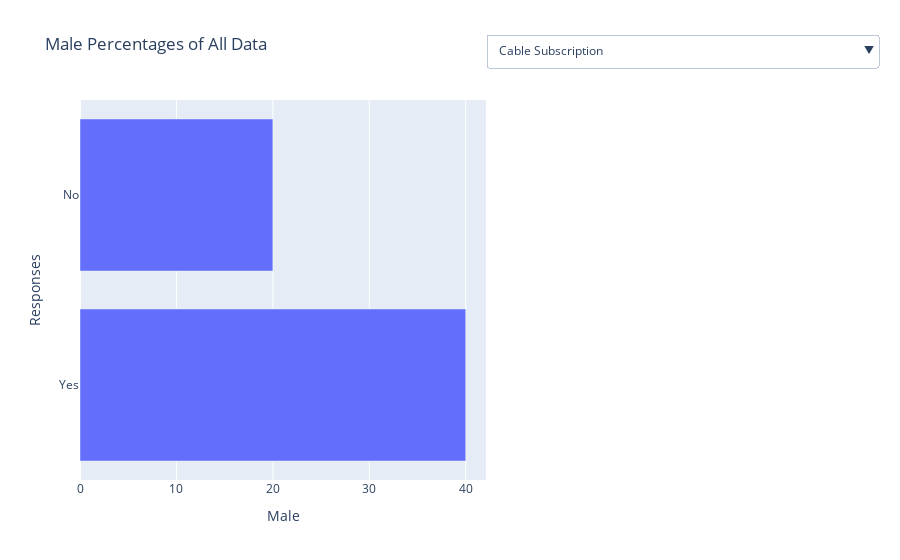

The cell this chart's notebook holds for it:
### Code cell
fig2 = px.bar(ygfreqtv_df, x = 'Male', y = 'Frequency', title = "Male Percentages of All Data")
button1 = {'method': 'update',
          'label': 'Frequency of Watching TV'    ,
          'args': [
              {'y': [ygfreqtv_df['Frequency']]   },
              { 'yaxis.title': 'Frequency'  },
              ]
          } 
button2 = {'method': 'update',
          'label': 'Cable Subscription'    ,
          'args': [
              {'y': [ygcabsub_df['Responses']]   },
              { 'yaxis.title': 'Responses'  },
              ]
          } 
button3 = {'method': 'update',
          'label': 'Uses Streaming'    ,
          'args': [
              {'y': [ygstreamuse_df['Responses']]   },
              { 'yaxis.title': 'Responses'  },
              ]
          } 
button4 = {'method': 'update',
          'label': 'TV Genres Enjoyed'    ,
          'args': [
              {'y': [ygtvgen_df['Preference']]   },
              { 'yaxis.title': 'Preference'  },
              ]
          } 
button5 = {'method': 'update',
          'label': 'Frequency of Watching TV with No Sound'    ,
          'args': [
              {'y': [ygtvnosound_df['Frequency']]   },
              { 'yaxis.title': 'Frequency'  },
              ]
          } 
button6 = {'method': 'update',
          'label': 'Watching TV with Subtitles in Native Language'    ,
          'args': [
              {'y': [ygtvsubnat_df['Preference']]   },
              { 'yaxis.title': 'Preference'  },
              ]
          }
button7 = {'method': 'update',
          'label': 'Reasons for Using Subtitles'    ,
          'args': [
              {'y': [ygsubreason_df['Responses']]   },
              { 'yaxis.title': 'Responses'  },
              ]
          }
button8 = {'method': 'update',
          'label': 'Frequency of Watching TV with Subtitles'    ,
          'args': [
              {'y': [ygtvfrqsub_df['Frequency']]   },
              { 'yaxis.title': 'Frequency'  },
              ]
          }
button9 = {'method': 'update',
          'label': 'Reasons for Not Using Subtitles'    ,
          'args': [
              {'y': [ygnosubreason_df['Responses']]   },
              { 'yaxis.title': 'Responses'  },
              ]
          }
button10 = {'method': 'update',
          'label': 'Frequency of Watching TV with Subtitles'    ,
          'args': [
              {'y': [ygsubdub_df['Preference']]   },
              { 'yaxis.title': 'Preference for Dub or Sub for Watching TV in a Foreign Language'  },
              ]
          }
button11 = {'method': 'update',
          'label': 'Like TV or Movies More'    ,
          'args': [
              {'y': [ygliketvmov_df['Preference']]   },
              { 'yaxis.title': 'Like TV or Movies More'  },
              ]
          }
button12 = {'method': 'update',
          'label': 'Satisfaction with Streaming Interface'    ,
          'args': [
              {'y': [ygstreamface_df['Satisfaction']]   },
              { 'yaxis.title': 'Satisfaction'  },
              ]
          }
button13 = {'method': 'update',
          'label': 'Speed Watching Option'    ,
          'args': [
              {'y': [ygoptspeed_df['Responses']]   },
              { 'yaxis.title': 'Speed Watching Option'  },
              ]
          }
button14 = {'method': 'update',
          'label': 'Would you try Speed Watching?'    ,
          'args': [
              {'y': [ygspeedwatch_df['Experiences']]   },
              { 'yaxis.title': 'Would you try Speed Watching?'  },
              ]
          }
button15 = {'method': 'update',
          'label': 'Likelihood of New Content Being Produced in Foreign Country'    ,
          'args': [
              {'y': [ygchangescountry_df['Likelihood']]   },
              { 'yaxis.title': 'Likelihood of New Content Being Produced in Foreign Country'  },
              ]
          }
button16 = {'method': 'update',
          'label': 'Likelihood of New Content Being Produced in Foreign Language'    ,
          'args': [
              {'y': [ygchangeslang_df['Likelihood']]   },
              { 'yaxis.title': 'Likelihood of New Content Being Produced in Foreign Language'  },
              ]
          }
button17 = {'method': 'update',
          'label': 'Preferences of TV Attributes'    ,
          'args': [
              {'y': [ygtvprefs_df['Preference']]   },
              { 'yaxis.title': 'Preferences of TV Attributes'  },
              ]
          }
button18 = {'method': 'update',
          'label': 'Number of Languages Spoken Fluently'    ,
          'args': [
              {'y': [ygfluent_df['Number of Languages']]   },
              { 'yaxis.title': 'Number of Languages Sppoken Fluently'  },
              ]
          }

fig2.update_layout(
    updatemenus=[{
        'type': 'dropdown',
        'direction': "down",
        'pad': {"r": 10, "t": 10},
        'showactive': True,
        'x': 1,
        'xanchor': "left",
        'y': 1.2,
        'yanchor': "top",
        'buttons': [button1, button2, button3, button4, button5, button6, button7, button8, button9, button10, button11, button12, button13, button14, button15, button16, button17, button18],
    }]
)
fig2.show()

### Figure 1 — Plotly figure (JSON) as saved in the notebook; plotly's stock layout.template omitted (floating-point values rounded to 4 significant figures)
{"data": [{"alignmentgroup": "True", "hovertemplate": "Male=%{x}<br>Frequency=%{y}<extra></extra>", "legendgroup": "", "marker": {"color": "#636efa", "pattern": {"shape": ""}}, "name": "", "offsetgroup": "", "orientation": "h", "showlegend": false, "textposition": "auto", "type": "bar", "x": [40, 20, 19, 3, 5, 13, 0], "xaxis": "x", "y": ["Yes", "No"], "yaxis": "y"}], "layout": {"autosize": true, "barmode": "relative", "legend": {"tracegroupgap": 0}, "title": {"text": "Male Percentages of All Data"}, "updatemenus": [{"active": 1, "buttons": [{"args": [{"y": [["Several times a day", "Once a day", "A few times a week", "Once a week", "A few times a month", "Seldom", "Never"]]}, {"yaxis.title": "Frequency"}], "label": "Frequency of Watching TV", "method": "update"}, {"args": [{"y": [["Yes", "No"]]}, {"yaxis.title": "Responses"}], "label": "Cable Subscription", "method": "update"}, {"args": [{"y": [["Yes", "No"]]}, {"yaxis.title": "Responses"}], "label": "Uses Streaming", "method": "update"}, {"args": [{"y": [["Comedy", "Drama", "Action", "Science fiction", "Fantasy", "Crime", "Documentary", "Reality", "Foreign", "None of the above"]]}, {"yaxis.title": "Preference"}], "label": "TV Genres Enjoyed", "method": "update"}, {"args": [{"y": [["Always", "Most of the time", "Sometimes", "Rarely", "Never", "Not asked - Doesn't watch TV"]]}, {"yaxis.title": "Frequency"}], "label": "Frequency of Watching TV with No Sound", "method": "update"}, {"args": [{"y": [["Subtitles on", "Subtitles off", "Not sure", "Not asked - Doesn't watch TV"]]}, {"yaxis.title": "Preference"}], "label": "Watching TV with Subtitles in Native Language", "method": "update"}, {"args": [{"y": [["Hearing difficulties", "Learning a new language", "Enhanced comprehension", "Sound sensitivity", "Helps to understand accents", "In a noisy environment", "To avoid disturbing others", "Appreciation of dialogue", "Preference of fellow viewers", "To enable multitasking", "Other reason", "Not asked - never uses subtitles", "Not asked - doesn't watch TV"]]}, {"yaxis.title": "Responses"}], "label": "Reasons for Using Subtitles", "method": "update"}, {"args": [{"y": [["Always", "Most of the time", "Sometimes", "Rarely", "Never", "Not asked - Doesn't watch TV"]]}, {"yaxis.title": "Frequency"}], "label": "Frequency of Watching TV with Subtitles", "method": "update"}, {"args": [{"y": [["They are distracting", "They are unnecessary", "Preference for listening", "They move too fast or too slow", "They are inconvenient to turn on", "They don't match the words spoken", "They don't match the pace of the dialogue", "They clutter the screen", "Preferences of fellow viewers", "Other Reason", "Not asked - Always uses subtitles", "Not asked - Doesn't watch TV"]]}, {"yaxis.title": "Responses"}], "label": "Reasons for Not Using Subtitles", "method": "update"}, {"args": [{"y": [["Reading subtitles", "Listening to dubbed audio", "I only watch TV in languages I know", "Not asked - Doesn't watch TV", "Don't know"]]}, {"yaxis.title": "Preference for Dub or Sub for Watching TV in a Foreign Language"}], "label": "Frequency of Watching TV with Subtitles", "method": "update"}, {"args": [{"y": [["TV Shows", "Movies", "Neither", "Not Sure"]]}, {"yaxis.title": "Like TV or Movies More"}], "label": "Like TV or Movies More", "method": "update"}, {"args": [{"y": [["Very satisfied", "Somewhat satisfied", "Somewhat dissatisfied", "Very dissatisfied", "Not sure"]]}, {"yaxis.title": "Satisfaction"}], "label": "Satisfaction with Streaming Interface", "method": "update"}, {"args": [{"y": [["Yes", "No", "Not asked - Doesn't watch TV"]]}, {"yaxis.title": "Speed Watching Option"}], "label": "Speed Watching Option", "method": "update"}, {"args": [{"y": [["Yes", "No but I might be interested in trying", "No, and I would not be interested in trying", "Not sure", "Not asked - Doesn't watch TV"]]}, {"yaxis.title": "Would you try Speed Watching?"}], "label": "Would you try Speed Watching?", "method": "update"}, {"args": [{"y": [["More likely", "Less likely", "No difference", "Not sure", "Not asked - Doesn't watch TV"]]}, {"yaxis.title": "Likelihood of New Content Being Produced in Foreign Country"}], "label": "Likelihood of New Content Being Produced in Foreign Country", "method": "update"}, {"args": [{"y": [["More likely", "Less likely", "No difference", "Not sure", "Not asked - Doesn't watch TV"]]}, {"yaxis.title": "Likelihood of New Content Being Produced in Foreign Language"}], "label": "Likelihood of New Content Being Produced in Foreign Language", "method": "update"}, {"args": [{"y": [["Created for niche audiences", "Contains original ideas", "Features diverse stories and casts", "Contains offensive content", "Contains nudity or violence", "Is produced in foreign countries", "Contains foreign languages", "Contains morally complex characters", "None of the above", "Not asked - Doesn't watch TV"]]}, {"yaxis.title": "Preferences of TV Attributes"}], "label": "Preferences of TV Attributes", "method": "update"}, {"args": [{"y": [["One", "Two", "Three", "Four or more"]]}, {"yaxis.title": "Number of Languages Sppoken Fluently"}], "label": "Number of Languages Spoken Fluently", "method": "update"}], "direction": "down", "pad": {"r": 10, "t": 10}, "showactive": true, "type": "dropdown", "x": 1, "xanchor": "left", "y": 1.2, "yanchor": "top"}], "xaxis": {"anchor": "y", "autorange": true, "domain": [0, 1], "range": [0, 42.11], "title": {"text": "Male"}, "type": "linear"}, "yaxis": {"anchor": "x", "autorange": true, "domain": [0, 1], "range": [-0.5, 1.5], "title": {"text": "Responses"}, "type": "category"}}}
